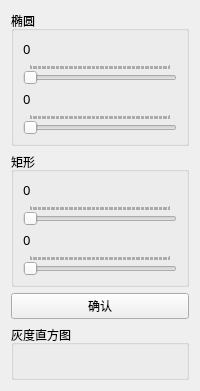
        <widget class="QWidget" name="tab_5">
         <attribute name="title">
          <string>涂鸦</string>
         </attribute>
         <layout class="QVBoxLayout" name="verticalLayout_39">
          <item>
           <widget class="QGroupBox" name="groupBox_19">
            <property name="sizePolicy">
             <sizepolicy hsizetype="Preferred" vsizetype="Preferred">
              <horstretch>0</horstretch>
              <verstretch>0</verstretch>
             </sizepolicy>
            </property>
            <property name="minimumSize">
             <size>
              <width>0</width>
              <height>0</height>
             </size>
            </property>
            <property name="maximumSize">
             <size>
              <width>16777215</width>
              <height>16777215</height>
             </size>
            </property>
            <property name="styleSheet">
             <string notr="true"/>
            </property>
            <property name="title">
             <string>椭圆</string>
            </property>
            <layout class="QVBoxLayout" name="verticalLayout_3">
             <item>
              <widget class="QLabel" name="label_21">
               <property name="sizePolicy">
                <sizepolicy hsizetype="Expanding" vsizetype="Maximum">
                 <horstretch>0</horstretch>
                 <verstretch>0</verstretch>
                </sizepolicy>
               </property>
               <property name="minimumSize">
                <size>
                 <width>10</width>
                 <height>10</height>
                </size>
               </property>
               <property name="font">
                <font>
                 <family>微软雅黑</family>
                 <pointsize>10</pointsize>
                </font>
               </property>
               <property name="lineWidth">
                <number>10</number>
               </property>
               <property name="text">
                <string>0</string>
               </property>
              </widget>
             </item>
             <item>
              <widget class="QSlider" name="horizontalSlider_25">
               <property name="sizePolicy">
                <sizepolicy hsizetype="Expanding" vsizetype="Fixed">
                 <horstretch>50</horstretch>
                 <verstretch>0</verstretch>
                </sizepolicy>
               </property>
               <property name="font">
                <font>
                 <weight>50</weight>
                 <bold>false</bold>
                </font>
               </property>
               <property name="cursor">
                <cursorShape>PointingHandCursor</cursorShape>
               </property>
               <property name="mouseTracking">
                <bool>false</bool>
               </property>
               <property name="focusPolicy">
                <enum>Qt::StrongFocus</enum>
               </property>
               <property name="minimum">
                <number>0</number>
               </property>
               <property name="maximum">
                <number>1080</number>
               </property>
               <property name="singleStep">
                <number>20</number>
               </property>
               <property name="pageStep">
                <number>10</number>
               </property>
               <property name="orientation">
                <enum>Qt::Horizontal</enum>
               </property>
               <property name="tickPosition">
                <enum>QSlider::TicksAbove</enum>
               </property>
               <property name="tickInterval">
                <number>10</number>
               </property>
              </widget>
             </item>
             <item>
              <widget class="QLabel" name="label_34">
               <property name="sizePolicy">
                <sizepolicy hsizetype="Expanding" vsizetype="Maximum">
                 <horstretch>0</horstretch>
                 <verstretch>0</verstretch>
                </sizepolicy>
               </property>
               <property name="minimumSize">
                <size>
                 <width>10</width>
                 <height>10</height>
                </size>
               </property>
               <property name="font">
                <font>
                 <family>微软雅黑</family>
                 <pointsize>10</pointsize>
                </font>
               </property>
               <property name="lineWidth">
                <number>10</number>
               </property>
               <property name="text">
                <string>0</string>
               </property>
              </widget>
             </item>
             <item>
              <widget class="QSlider" name="horizontalSlider_16">
               <property name="sizePolicy">
                <sizepolicy hsizetype="Expanding" vsizetype="Fixed">
                 <horstretch>50</horstretch>
                 <verstretch>0</verstretch>
                </sizepolicy>
               </property>
               <property name="font">
                <font>
                 <weight>50</weight>
                 <bold>false</bold>
                </font>
               </property>
               <property name="cursor">
                <cursorShape>PointingHandCursor</cursorShape>
               </property>
               <property name="mouseTracking">
                <bool>false</bool>
               </property>
               <property name="focusPolicy">
                <enum>Qt::StrongFocus</enum>
               </property>
               <property name="minimum">
                <number>0</number>
               </property>
               <property name="maximum">
                <number>1080</number>
               </property>
               <property name="singleStep">
                <number>20</number>
               </property>
               <property name="pageStep">
                <number>10</number>
               </property>
               <property name="orientation">
                <enum>Qt::Horizontal</enum>
               </property>
               <property name="tickPosition">
                <enum>QSlider::TicksAbove</enum>
               </property>
               <property name="tickInterval">
                <number>10</number>
               </property>
              </widget>
             </item>
            </layout>
           </widget>
          </item>
          <item>
           <widget class="QGroupBox" name="groupBox_36">
            <property name="sizePolicy">
             <sizepolicy hsizetype="Preferred" vsizetype="Preferred">
              <horstretch>0</horstretch>
              <verstretch>0</verstretch>
             </sizepolicy>
            </property>
            <property name="minimumSize">
             <size>
              <width>0</width>
              <height>0</height>
             </size>
            </property>
            <property name="maximumSize">
             <size>
              <width>16777215</width>
              <height>16777215</height>
             </size>
            </property>
            <property name="styleSheet">
             <string notr="true"/>
            </property>
            <property name="title">
             <string>矩形</string>
            </property>
            <layout class="QVBoxLayout" name="verticalLayout_28">
             <item>
              <widget class="QLabel" name="label_33">
               <property name="sizePolicy">
                <sizepolicy hsizetype="Expanding" vsizetype="Maximum">
                 <horstretch>0</horstretch>
                 <verstretch>0</verstretch>
                </sizepolicy>
               </property>
               <property name="minimumSize">
                <size>
                 <width>10</width>
                 <height>10</height>
                </size>
               </property>
               <property name="font">
                <font>
                 <family>微软雅黑</family>
                 <pointsize>10</pointsize>
                </font>
               </property>
               <property name="lineWidth">
                <number>10</number>
               </property>
               <property name="text">
                <string>0</string>
               </property>
              </widget>
             </item>
             <item>
              <widget class="QSlider" name="horizontalSlider_29">
               <property name="sizePolicy">
                <sizepolicy hsizetype="Expanding" vsizetype="Fixed">
                 <horstretch>50</horstretch>
                 <verstretch>0</verstretch>
                </sizepolicy>
               </property>
               <property name="font">
                <font>
                 <weight>50</weight>
                 <bold>false</bold>
                </font>
               </property>
               <property name="cursor">
                <cursorShape>PointingHandCursor</cursorShape>
               </property>
               <property name="mouseTracking">
                <bool>false</bool>
               </property>
               <property name="focusPolicy">
                <enum>Qt::StrongFocus</enum>
               </property>
               <property name="minimum">
                <number>0</number>
               </property>
               <property name="maximum">
                <number>1080</number>
               </property>
               <property name="singleStep">
                <number>20</number>
               </property>
               <property name="pageStep">
                <number>10</number>
               </property>
               <property name="orientation">
                <enum>Qt::Horizontal</enum>
               </property>
               <property name="tickPosition">
                <enum>QSlider::TicksAbove</enum>
               </property>
               <property name="tickInterval">
                <number>10</number>
               </property>
              </widget>
             </item>
             <item>
              <widget class="QLabel" name="label_35">
               <property name="sizePolicy">
                <sizepolicy hsizetype="Expanding" vsizetype="Maximum">
                 <horstretch>0</horstretch>
                 <verstretch>0</verstretch>
                </sizepolicy>
               </property>
               <property name="minimumSize">
                <size>
                 <width>10</width>
                 <height>10</height>
                </size>
               </property>
               <property name="font">
                <font>
                 <family>微软雅黑</family>
                 <pointsize>10</pointsize>
                </font>
               </property>
               <property name="lineWidth">
                <number>10</number>
               </property>
               <property name="text">
                <string>0</string>
               </property>
              </widget>
             </item>
             <item>
              <widget class="QSlider" name="horizontalSlider_26">
               <property name="sizePolicy">
                <sizepolicy hsizetype="Expanding" vsizetype="Fixed">
                 <horstretch>50</horstretch>
                 <verstretch>0</verstretch>
                </sizepolicy>
               </property>
               <property name="font">
                <font>
                 <weight>50</weight>
                 <bold>false</bold>
                </font>
               </property>
               <property name="cursor">
                <cursorShape>PointingHandCursor</cursorShape>
               </property>
               <property name="mouseTracking">
                <bool>false</bool>
               </property>
               <property name="focusPolicy">
                <enum>Qt::StrongFocus</enum>
               </property>
               <property name="minimum">
                <number>0</number>
               </property>
               <property name="maximum">
                <number>1080</number>
               </property>
               <property name="singleStep">
                <number>20</number>
               </property>
               <property name="pageStep">
                <number>10</number>
               </property>
               <property name="orientation">
                <enum>Qt::Horizontal</enum>
               </property>
               <property name="tickPosition">
                <enum>QSlider::TicksAbove</enum>
               </property>
               <property name="tickInterval">
                <number>10</number>
               </property>
              </widget>
             </item>
            </layout>
           </widget>
          </item>
          <item>
           <widget class="QPushButton" name="pushButton">
            <property name="text">
             <string>确认</string>
            </property>
           </widget>
          </item>
          <item>
           <widget class="QGroupBox" name="groupBox_23">
            <property name="sizePolicy">
             <sizepolicy hsizetype="Expanding" vsizetype="Expanding">
              <horstretch>20</horstretch>
              <verstretch>0</verstretch>
             </sizepolicy>
            </property>
            <property name="minimumSize">
             <size>
              <width>0</width>
              <height>0</height>
             </size>
            </property>
            <property name="maximumSize">
             <size>
              <width>16777215</width>
              <height>16777215</height>
             </size>
            </property>
            <property name="title">
             <string>灰度直方图</string>
            </property>
            <layout class="QVBoxLayout" name="verticalLayout_40">
             <item>
              <widget class="QLabel" name="label_4">
               <property name="sizePolicy">
                <sizepolicy hsizetype="Expanding" vsizetype="Expanding">
                 <horstretch>0</horstretch>
                 <verstretch>0</verstretch>
                </sizepolicy>
               </property>
               <property name="text">
                <string/>
               </property>
              </widget>
             </item>
            </layout>
           </widget>
          </item>
         </layout>
        </widget>
